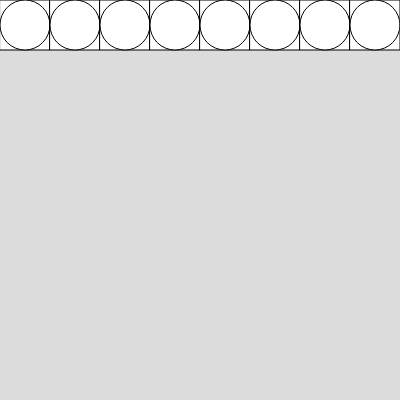
Frame 1 (no input)
Frame 60 (no input): identical to frame 1, image omitted
Frame 120 (the mouse pressed at the canvas centre since frame 60): identical to frame 1, image omitted

The p5.js sketch that drew this single still picture (run headless with seeded random() and noise() and a simulated clock; from frame 60 on, the mouse is pressed at the canvas centre):

// p5.js sketch
// ── sketch.js
function setup() {
  createCanvas(400, 400);
}

function draw() {
  background(220);

  rect_8();

}


function rect_8() {
  rect_trans();
  rect_trans();
  rect_trans();
  rect_trans();

  rect_trans();
  rect_trans();
  rect_trans();
  rect_trans();
}

function rect_trans() {
  rect(0, 0, 50, 50)
  circle(25,25,50)
  translate(50, 0);
}

// https://p5js.org/reference/#/p5/circle

// https://p5js.org/reference/#/p5/translate
